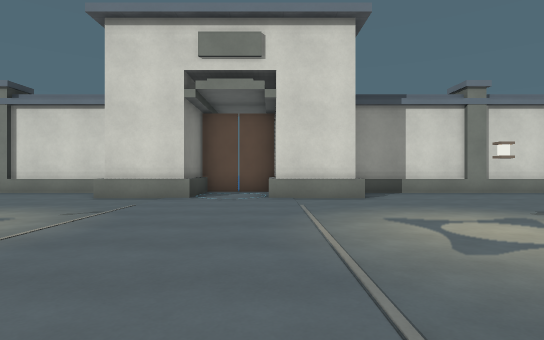
[1] (above)

19 first-person views from a walk through a level from a Godot 3-D game. The camera is 1.3 m above the floor, looks level and sees 80° across. The floor is counted in squares, 2 m on a side. Each view is taken from the middle of a square. On the plan, view 1 faces up. The plan holds only what a view shows up to about 10 squares ahead; the rest is blank. The place goes on beyond the plan. Surface patterns are stand-ins for the level's own textures.

[2]
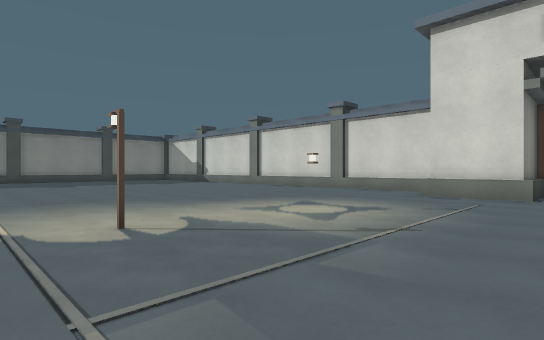

[3]
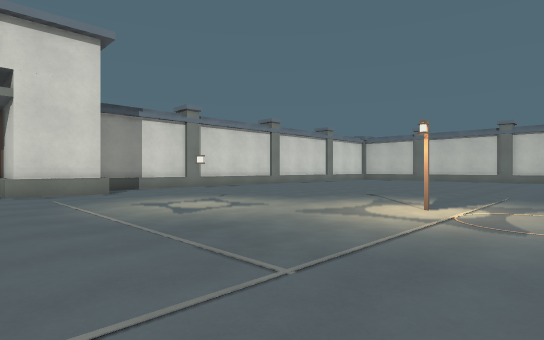

[4]
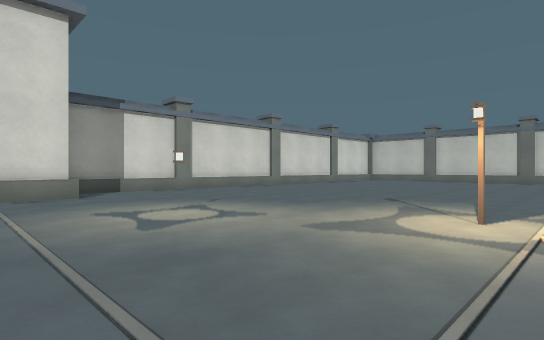

[5]
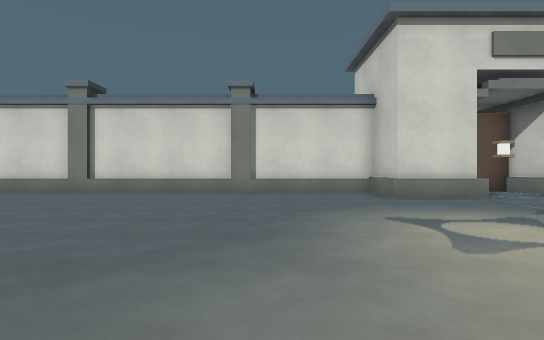

[6]
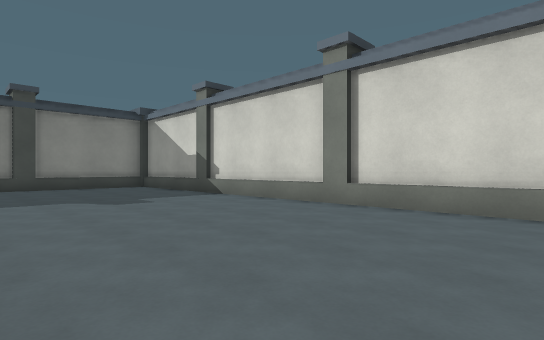

[7]
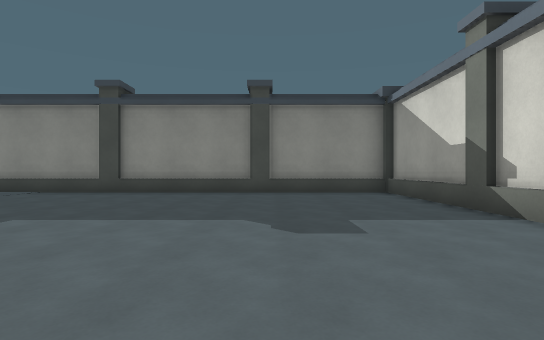

[8]
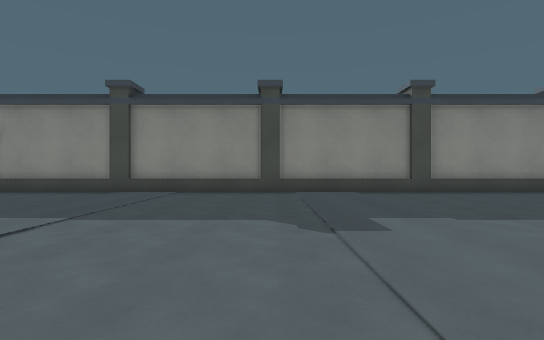

[9]
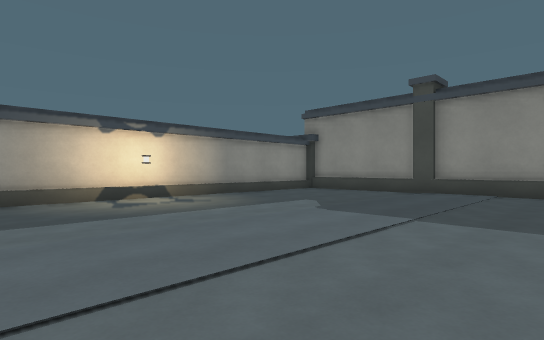

[10]
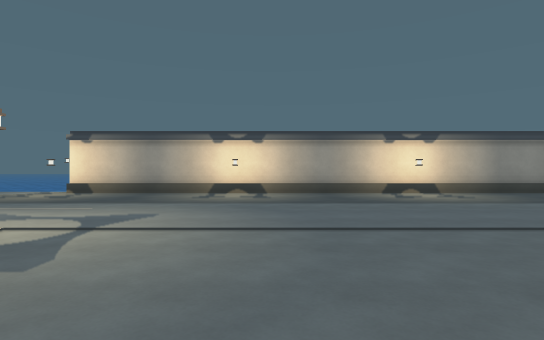

[11]
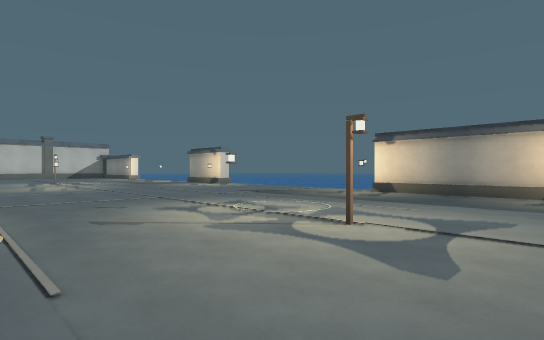

[12]
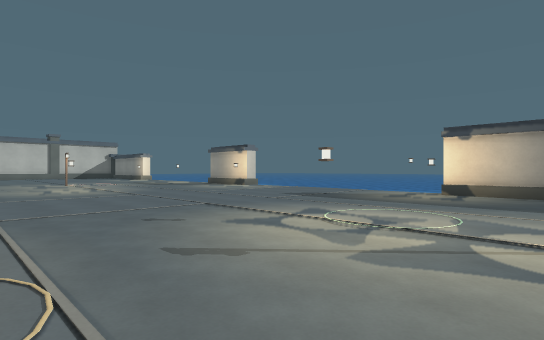

[13]
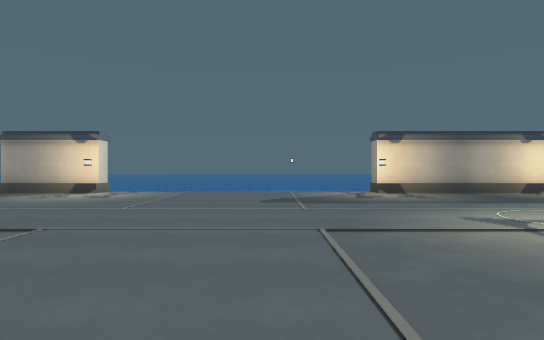

[14]
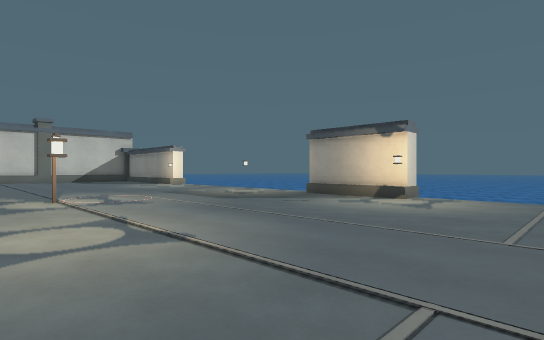

[15]
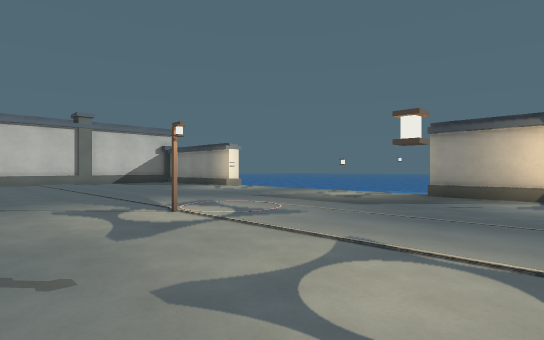

[16]
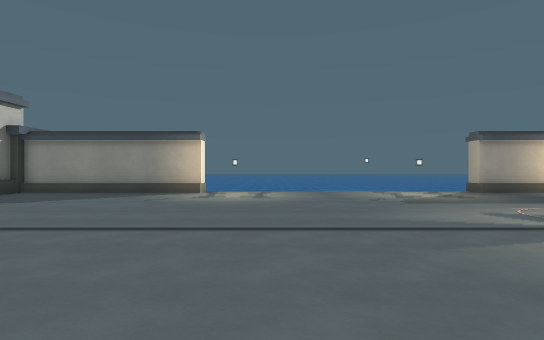

[17]
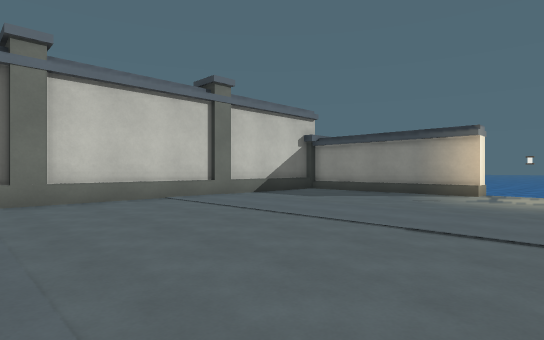

[18]
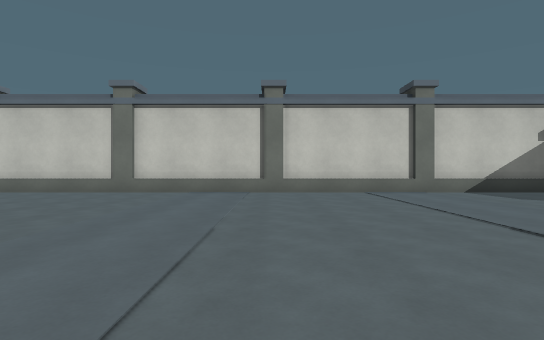

[19]
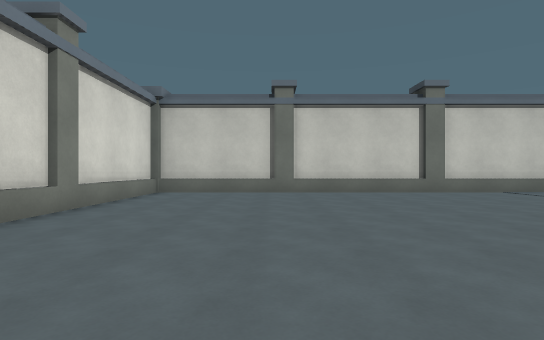

### Floor plan
Key: @ floor where view 1 was taken; # wall or solid block; x gap in a wall; . floor; ≈ water the walk keeps out of.
Columns run from 22 left of view 1 to 20 right of it. Each row starts with its distance up from view 1.
 10 ###############################     #######
  9 #.................###.###.....     .......#
  8 #.................###.###.....    ........#
  7 #............................    .........#
  6 #.............................  ..........#
  5 #..............................  .........#
  4 #................#......#.......  ........#
  3 #.......   ......................  .......#
  2 #......   ........................  ......#
  1 #......  .......................... ......#
  0 #....... ........#....@....#..............#
 -1 #........       ..........................#
 -2 #......... ................      .........#
 -3 #.............................. ..........#
 -4 #.........................................#
 -5 #.............#.#.........#...#...........#
 -6 #.........................................#
 -7 #.........................................#
 -8 #.........................................#
 -9 #.........................................#
-10 #.........................................#
-11 #  ...........................#....#......#
-12    ###############≈≈≈≈≈≈≈###x≈≈≈≈≈≈≈x######

Where each view was taken, in squares from view 1:
view 1: 0 up, 0 right, facing up
view 2: 1 down, 1 left, facing up-left
view 3: 2 down, 1 left, facing up-right
view 4: 1 down, 0 right, facing up-right
view 5: 0 up, 7 left, facing up
view 6: 4 up, 9 left, facing up-left
view 7: 6 up, 12 left, facing left
view 8: 3 down, 12 left, facing left
view 9: 4 down, 12 left, facing down-left
view 10: 2 down, 11 left, facing down
view 11: 2 down, 10 left, facing down-right
view 12: 2 down, 8 left, facing down-right
view 13: 2 down, 2 left, facing down
view 14: 4 down, 0 right, facing down-right
view 15: 3 down, 3 right, facing down-right
view 16: 2 down, 12 right, facing down
view 17: 2 down, 12 right, facing down-right
view 18: 3 down, 10 right, facing right
view 19: 6 up, 10 right, facing right
